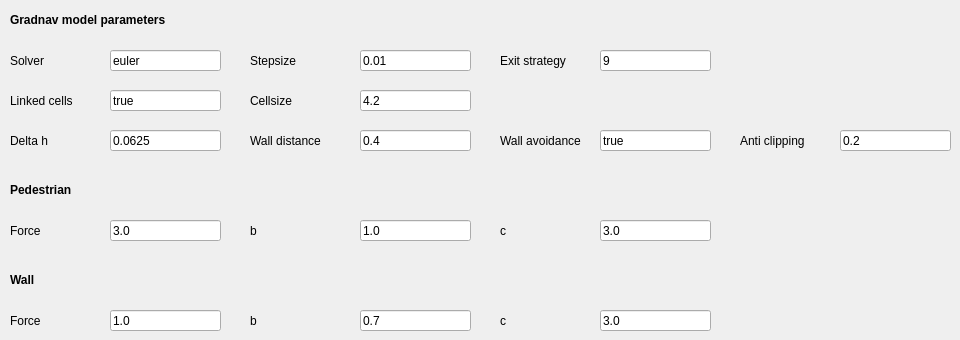
   <widget class="QWidget" name="tab_model_gradnav">
    <attribute name="title">
     <string>Model Gradnav</string>
    </attribute>
    <widget class="QLineEdit" name="lineEdit_model_gradnav_10">
     <property name="geometry">
      <rect>
       <x>110</x>
       <y>220</y>
       <width>111</width>
       <height>21</height>
      </rect>
     </property>
     <property name="text">
      <string>3.0</string>
     </property>
    </widget>
    <widget class="QLabel" name="label_model_gradnav_14">
     <property name="geometry">
      <rect>
       <x>250</x>
       <y>310</y>
       <width>101</width>
       <height>21</height>
      </rect>
     </property>
     <property name="text">
      <string>b</string>
     </property>
    </widget>
    <widget class="QLabel" name="label_model_gradnav_04">
     <property name="geometry">
      <rect>
       <x>10</x>
       <y>90</y>
       <width>91</width>
       <height>21</height>
      </rect>
     </property>
     <property name="text">
      <string>Linked cells</string>
     </property>
    </widget>
    <widget class="QLineEdit" name="lineEdit_model_gradnav_04">
     <property name="geometry">
      <rect>
       <x>110</x>
       <y>90</y>
       <width>111</width>
       <height>21</height>
      </rect>
     </property>
     <property name="text">
      <string>true</string>
     </property>
    </widget>
    <widget class="QLabel" name="label_model_gradnav_c">
     <property name="geometry">
      <rect>
       <x>10</x>
       <y>270</y>
       <width>141</width>
       <height>21</height>
      </rect>
     </property>
     <property name="text">
      <string>&lt;html&gt;&lt;head/&gt;&lt;body&gt;&lt;p&gt;&lt;span style=&quot; font-weight:600;&quot;&gt;Wall&lt;/span&gt;&lt;/p&gt;&lt;/body&gt;&lt;/html&gt;</string>
     </property>
    </widget>
    <widget class="QLabel" name="label_model_gradnav_12">
     <property name="geometry">
      <rect>
       <x>500</x>
       <y>220</y>
       <width>91</width>
       <height>21</height>
      </rect>
     </property>
     <property name="text">
      <string>c</string>
     </property>
    </widget>
    <widget class="QLabel" name="label_model_gradnav_01">
     <property name="geometry">
      <rect>
       <x>10</x>
       <y>50</y>
       <width>91</width>
       <height>21</height>
      </rect>
     </property>
     <property name="text">
      <string>Solver</string>
     </property>
    </widget>
    <widget class="QLineEdit" name="lineEdit_model_gradnav_03">
     <property name="geometry">
      <rect>
       <x>600</x>
       <y>50</y>
       <width>111</width>
       <height>21</height>
      </rect>
     </property>
     <property name="text">
      <string>9</string>
     </property>
    </widget>
    <widget class="QLineEdit" name="lineEdit_model_gradnav_15">
     <property name="geometry">
      <rect>
       <x>600</x>
       <y>310</y>
       <width>111</width>
       <height>21</height>
      </rect>
     </property>
     <property name="text">
      <string>3.0</string>
     </property>
    </widget>
    <widget class="QLabel" name="label_model_gradnav_11">
     <property name="geometry">
      <rect>
       <x>250</x>
       <y>220</y>
       <width>101</width>
       <height>21</height>
      </rect>
     </property>
     <property name="text">
      <string>b</string>
     </property>
    </widget>
    <widget class="QLabel" name="label_model_gradnav_15">
     <property name="geometry">
      <rect>
       <x>500</x>
       <y>310</y>
       <width>91</width>
       <height>21</height>
      </rect>
     </property>
     <property name="text">
      <string>c</string>
     </property>
    </widget>
    <widget class="QLineEdit" name="lineEdit_model_gradnav_11">
     <property name="geometry">
      <rect>
       <x>360</x>
       <y>220</y>
       <width>111</width>
       <height>21</height>
      </rect>
     </property>
     <property name="text">
      <string>1.0</string>
     </property>
    </widget>
    <widget class="QLabel" name="label_model_gradnav_03">
     <property name="geometry">
      <rect>
       <x>500</x>
       <y>50</y>
       <width>91</width>
       <height>21</height>
      </rect>
     </property>
     <property name="text">
      <string>Exit strategy</string>
     </property>
    </widget>
    <widget class="QLineEdit" name="lineEdit_model_gradnav_02">
     <property name="geometry">
      <rect>
       <x>360</x>
       <y>50</y>
       <width>111</width>
       <height>21</height>
      </rect>
     </property>
     <property name="text">
      <string>0.01</string>
     </property>
    </widget>
    <widget class="QLineEdit" name="lineEdit_model_gradnav_14">
     <property name="geometry">
      <rect>
       <x>360</x>
       <y>310</y>
       <width>111</width>
       <height>21</height>
      </rect>
     </property>
     <property name="text">
      <string>0.7</string>
     </property>
    </widget>
    <widget class="QLineEdit" name="lineEdit_model_gradnav_12">
     <property name="geometry">
      <rect>
       <x>600</x>
       <y>220</y>
       <width>111</width>
       <height>21</height>
      </rect>
     </property>
     <property name="text">
      <string>3.0</string>
     </property>
    </widget>
    <widget class="QLineEdit" name="lineEdit_model_gradnav_13">
     <property name="geometry">
      <rect>
       <x>110</x>
       <y>310</y>
       <width>111</width>
       <height>21</height>
      </rect>
     </property>
     <property name="text">
      <string>1.0</string>
     </property>
    </widget>
    <widget class="QLabel" name="label_model_gradnav_13">
     <property name="geometry">
      <rect>
       <x>10</x>
       <y>310</y>
       <width>91</width>
       <height>21</height>
      </rect>
     </property>
     <property name="text">
      <string>Force</string>
     </property>
    </widget>
    <widget class="QLabel" name="label_model_gradnav_05">
     <property name="geometry">
      <rect>
       <x>250</x>
       <y>90</y>
       <width>101</width>
       <height>21</height>
      </rect>
     </property>
     <property name="text">
      <string>Cellsize</string>
     </property>
    </widget>
    <widget class="QLineEdit" name="lineEdit_model_gradnav_05">
     <property name="geometry">
      <rect>
       <x>360</x>
       <y>90</y>
       <width>111</width>
       <height>21</height>
      </rect>
     </property>
     <property name="text">
      <string>4.2</string>
     </property>
    </widget>
    <widget class="QLabel" name="label_model_gradnav_02">
     <property name="geometry">
      <rect>
       <x>250</x>
       <y>50</y>
       <width>101</width>
       <height>21</height>
      </rect>
     </property>
     <property name="text">
      <string>Stepsize</string>
     </property>
    </widget>
    <widget class="QLabel" name="label_model_gradnav_b">
     <property name="geometry">
      <rect>
       <x>10</x>
       <y>180</y>
       <width>141</width>
       <height>21</height>
      </rect>
     </property>
     <property name="text">
      <string>&lt;html&gt;&lt;head/&gt;&lt;body&gt;&lt;p&gt;&lt;span style=&quot; font-weight:600;&quot;&gt;Pedestrian&lt;/span&gt;&lt;/p&gt;&lt;/body&gt;&lt;/html&gt;</string>
     </property>
    </widget>
    <widget class="QLabel" name="label_model_gradnav_10">
     <property name="geometry">
      <rect>
       <x>10</x>
       <y>220</y>
       <width>91</width>
       <height>21</height>
      </rect>
     </property>
     <property name="text">
      <string>Force</string>
     </property>
    </widget>
    <widget class="QLineEdit" name="lineEdit_model_gradnav_01">
     <property name="geometry">
      <rect>
       <x>110</x>
       <y>50</y>
       <width>111</width>
       <height>21</height>
      </rect>
     </property>
     <property name="text">
      <string>euler</string>
     </property>
    </widget>
    <widget class="QLabel" name="label_model_gradnav_a">
     <property name="geometry">
      <rect>
       <x>10</x>
       <y>10</y>
       <width>211</width>
       <height>21</height>
      </rect>
     </property>
     <property name="text">
      <string>&lt;html&gt;&lt;head/&gt;&lt;body&gt;&lt;p&gt;&lt;span style=&quot; font-weight:600;&quot;&gt;Gradnav model parameters&lt;/span&gt;&lt;/p&gt;&lt;/body&gt;&lt;/html&gt;</string>
     </property>
    </widget>
    <widget class="QLabel" name="label_model_gradnav_07">
     <property name="geometry">
      <rect>
       <x>250</x>
       <y>130</y>
       <width>101</width>
       <height>21</height>
      </rect>
     </property>
     <property name="text">
      <string>Wall distance</string>
     </property>
    </widget>
    <widget class="QLineEdit" name="lineEdit_model_gradnav_07">
     <property name="geometry">
      <rect>
       <x>360</x>
       <y>130</y>
       <width>111</width>
       <height>21</height>
      </rect>
     </property>
     <property name="text">
      <string>0.4</string>
     </property>
    </widget>
    <widget class="QLineEdit" name="lineEdit_model_gradnav_08">
     <property name="geometry">
      <rect>
       <x>600</x>
       <y>130</y>
       <width>111</width>
       <height>21</height>
      </rect>
     </property>
     <property name="text">
      <string>true</string>
     </property>
    </widget>
    <widget class="QLabel" name="label_model_gradnav_08">
     <property name="geometry">
      <rect>
       <x>500</x>
       <y>130</y>
       <width>91</width>
       <height>21</height>
      </rect>
     </property>
     <property name="text">
      <string>Wall avoidance</string>
     </property>
    </widget>
    <widget class="QLabel" name="label_model_gradnav_06">
     <property name="geometry">
      <rect>
       <x>10</x>
       <y>130</y>
       <width>91</width>
       <height>21</height>
      </rect>
     </property>
     <property name="text">
      <string>Delta h</string>
     </property>
    </widget>
    <widget class="QLineEdit" name="lineEdit_model_gradnav_06">
     <property name="geometry">
      <rect>
       <x>110</x>
       <y>130</y>
       <width>111</width>
       <height>21</height>
      </rect>
     </property>
     <property name="text">
      <string>0.0625</string>
     </property>
    </widget>
    <widget class="QLabel" name="label_model_gradnav_16">
     <property name="geometry">
      <rect>
       <x>740</x>
       <y>130</y>
       <width>91</width>
       <height>21</height>
      </rect>
     </property>
     <property name="text">
      <string>Anti clipping</string>
     </property>
    </widget>
    <widget class="QLineEdit" name="lineEdit_model_gradnav_09">
     <property name="geometry">
      <rect>
       <x>840</x>
       <y>130</y>
       <width>111</width>
       <height>21</height>
      </rect>
     </property>
     <property name="text">
      <string>0.2</string>
     </property>
    </widget>
   </widget>
